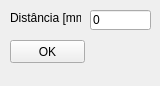
<?xml version="1.0" encoding="UTF-8"?>
<ui version="4.0">
 <class>Distance_between_walls</class>
 <widget class="QWidget" name="Distance_between_walls">
  <property name="geometry">
   <rect>
    <x>0</x>
    <y>0</y>
    <width>160</width>
    <height>86</height>
   </rect>
  </property>
  <property name="minimumSize">
   <size>
    <width>160</width>
    <height>86</height>
   </size>
  </property>
  <property name="windowTitle">
   <string>Extend_Wall</string>
  </property>
  <widget class="QLineEdit" name="entrada">
   <property name="geometry">
    <rect>
     <x>90</x>
     <y>10</y>
     <width>61</width>
     <height>20</height>
    </rect>
   </property>
   <property name="text">
    <string>0</string>
   </property>
  </widget>
  <widget class="QLabel" name="label">
   <property name="geometry">
    <rect>
     <x>10</x>
     <y>10</y>
     <width>71</width>
     <height>16</height>
    </rect>
   </property>
   <property name="text">
    <string>Distância [mm]:</string>
   </property>
  </widget>
  <widget class="QPushButton" name="btn_ok">
   <property name="geometry">
    <rect>
     <x>10</x>
     <y>40</y>
     <width>75</width>
     <height>23</height>
    </rect>
   </property>
   <property name="text">
    <string>OK</string>
   </property>
  </widget>
 </widget>
 <resources/>
 <connections/>
</ui>
